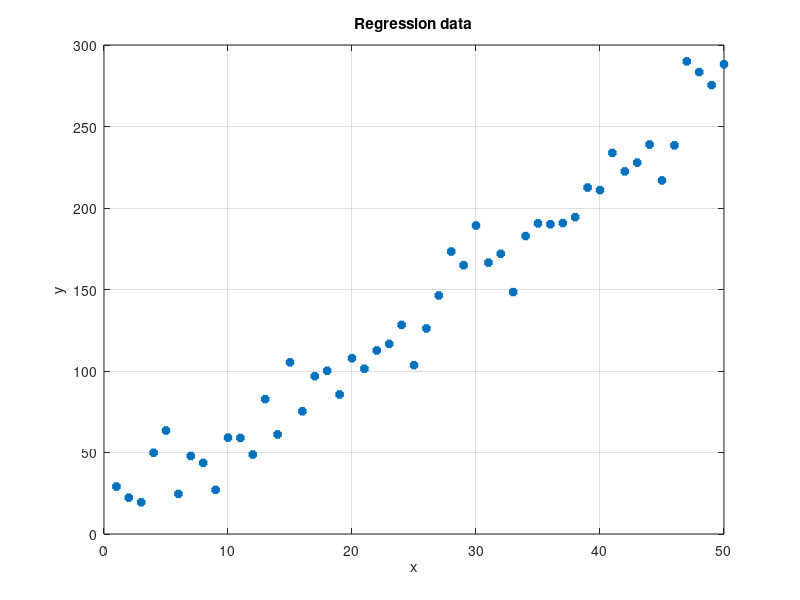
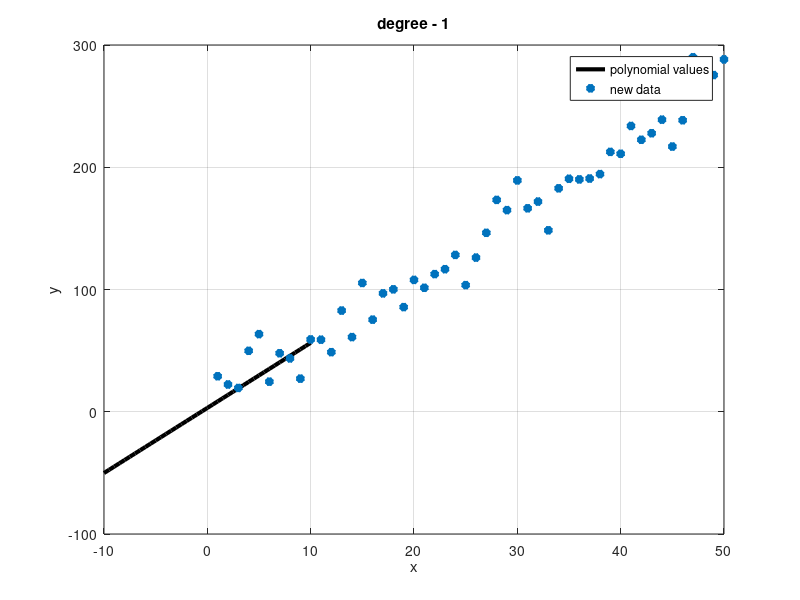
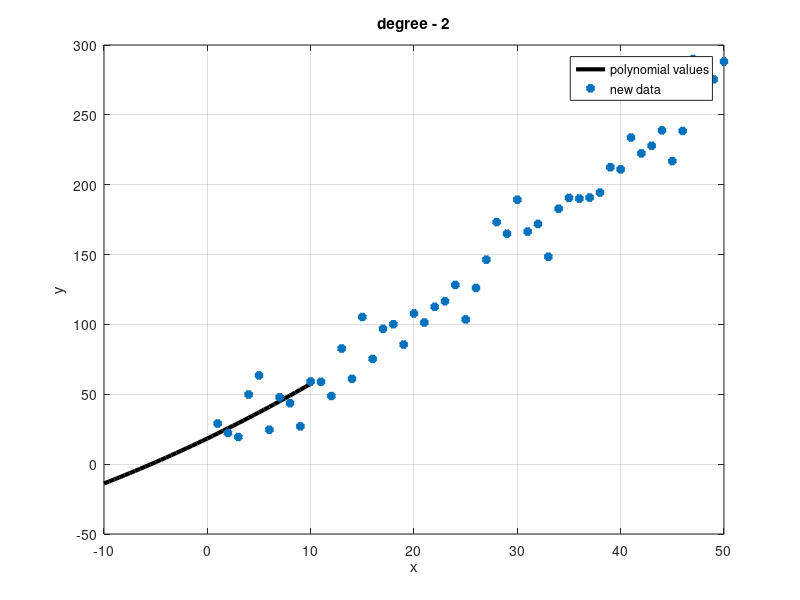
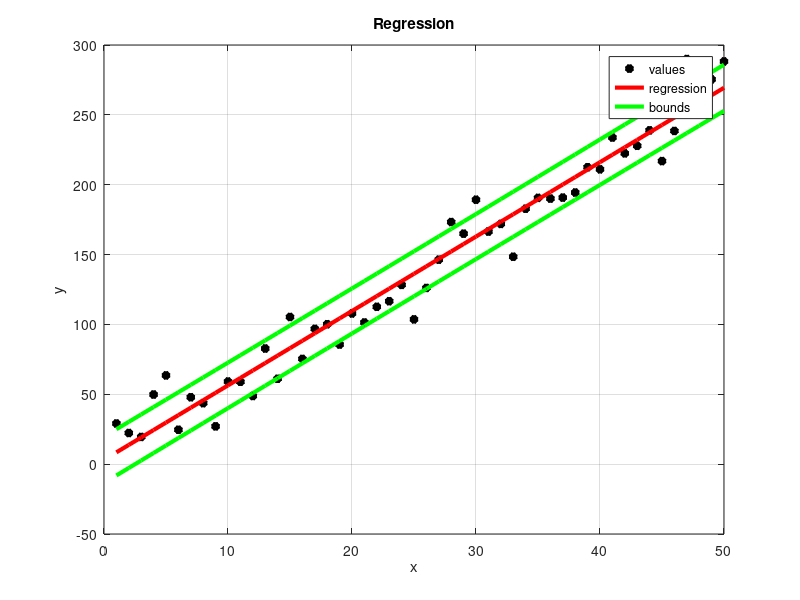

MATLAB code for these plots, in order:
clc
clear all
close all
%%%%%%%%%%%%%%%%%%%%%%%%%%%%%%%%%%%%%%%%%%%%%%%%%%%%%%%%%%%%%%%%%%%%%%%%%%%
num_elements = 50;
a = 5;
b = 15;
c = 7;
x = 1:1:num_elements;
y = a * x + b * randn(1, num_elements);
y = y + c;

Y = y'; X = x';
% X = [ones(size(X)) X];
%%%%%%%%%%%%%%%%%%%%%%%%%%%%%%%%%%%%%%%%%%%%%%%%%%%%%%%%%%%%%%%%%%%%%%%%%%%
figure(1)
plot(x,y,'*','LineWidth',3);grid;hold
xlabel('x');ylabel('y');
title('Regression data')
%%%%%%%%%%%%%%%%%%%%%%%%%%%%%%%%%%%%%%%%%%%%%%%%%%%%%%%%%%%%%%%%%%%%%%%%%%%
w = polyfit(x, y, 1);
xt = -10:0.5:10;
yt = polyval(w, xt);

figure(2)
plot(xt, yt, 'k', 'LineWidth', 3); grid; hold; xlabel('x'); ylabel('y');
plot(x, y, '*', 'LineWidth', 3);
title('degree - 1'); legend('polynomial values', 'new data')
%%%%%%%%%%%%%%%%%%%%%%%%%%%%%%%%%%%%%%%%%%%%%%%%%%%%%%%%%%%%%%%%%%%%%%%%%%%
w = polyfit(x, y, 2);
xt = -10:0.5:10;
yt = polyval(w, xt);

figure(3)
plot(xt, yt, 'k', 'LineWidth', 3); grid; hold; xlabel('x'); ylabel('y');
plot(x, y, '*', 'LineWidth', 3);
title('degree - 2'); legend('polynomial values', 'new data')
%%%%%%%%%%%%%%%%%%%%%%%%%%%%%%%%%%%%%%%%%%%%%%%%%%%%%%%%%%%%%%%%%%%%%%%%%%%
[w, D] = polyfit(x, y, 1);
[ye, D1] = polyval(w, x, D);
figure(4)
plot(x, y, '*k', 'LineWidth', 3); grid; hold;
plot(x, ye, 'r', 'LineWidth', 3);
plot(x, ye - 1 * D1, 'g', 'LineWidth', 3);
plot(x, ye + 1 * D1, 'g', 'LineWidth', 3);
xlabel('x'); ylabel('y');
title('Regression'); legend('values', 'regression', 'bounds')
%%%%%%%%%%%%%%%%%%%%%%%%%%%%%%%%%%%%%%%%%%%%%%%%%%%%%%%%%%%%%%%%%%%%%%%%%%%
[w, D] = polyfit(x, y, 1);
[yt, D1] = polyval(w, x, D);
X = [X ones(size(X))]; %zmiana kolejnosci
yt = X * w';
figure(5)
plot(x, y, '*k', 'LineWidth', 3); grid; hold;
plot(x, ye, 'r', 'LineWidth', 3);
plot(x, ye - 1 * D1, 'g', 'LineWidth', 3);
plot(x, ye + 1 * D1, 'g', 'LineWidth', 3);
xlabel('x'); ylabel('y');